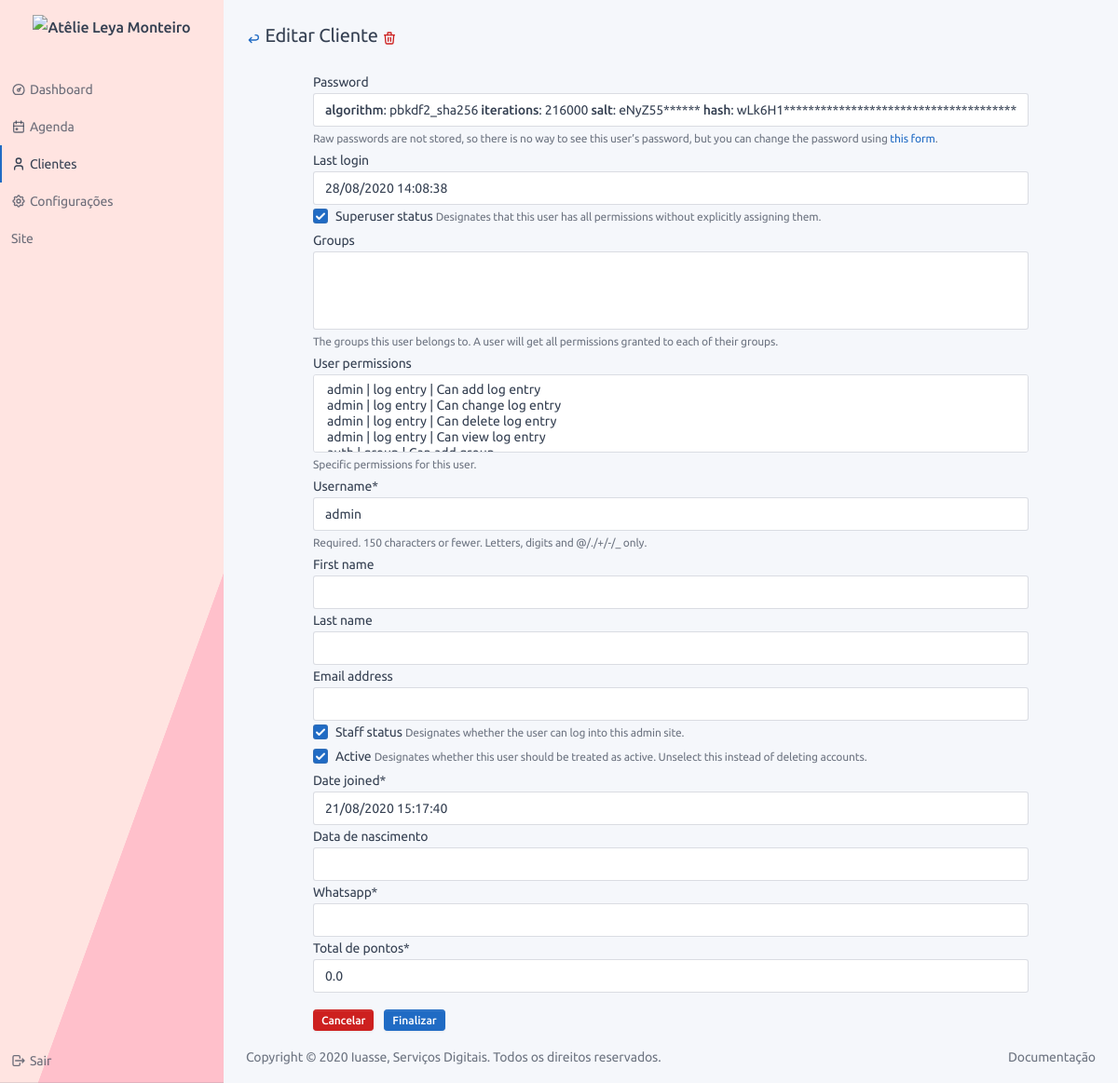
The app's page /user/1/edit/ (signed in), older data.
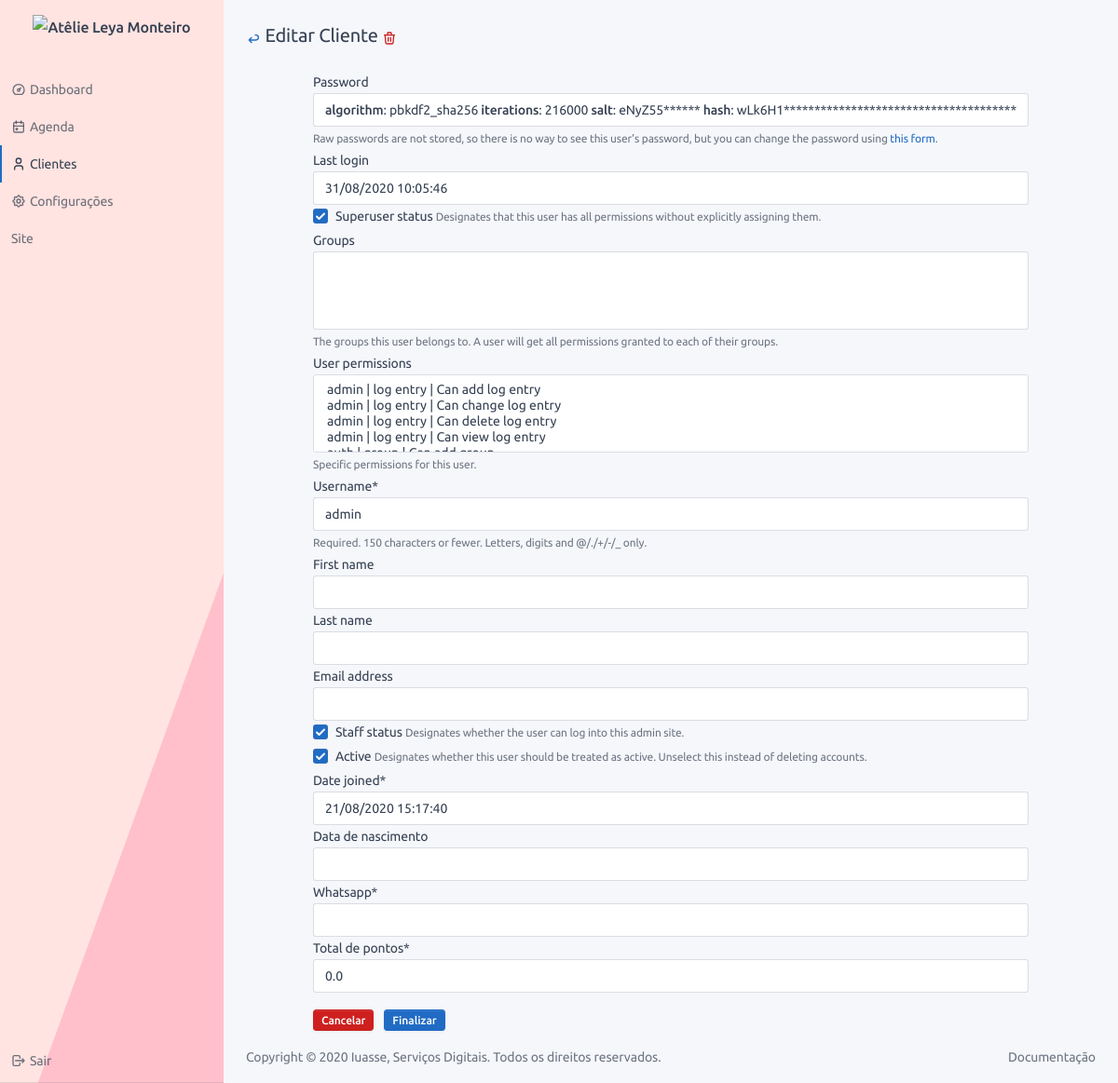
The same page, newer data.
### users/models.py (models this page shows, shortened)
class CustomUser(AbstractUser):
    birth_day = models.DateField('data de nascimento', blank=True, null=True)
    whatsapp = models.CharField('whatsapp', max_length=16)
    total_of_points = models.FloatField(default=0, verbose_name='Total de pontos')
    def get_absolute_url(self):
        return reverse('users:customuser:profile', kwargs={'pk': self.pk})

### users/views.py (the view)
# urls.py: path('<int:pk>/edit/', CustomUserEdit.as_view(), name='edit'),
class CustomUserEdit(LoginRequiredMixin, PermissionRequiredMixin, UpdateView):
    model = CustomUser
    form_class = CustomUserChangeForm
    template_name = 'user/form.html'
    permission_required = 'users.edit_customuser'
    title = TITLE_EDIT_USER
    subtitle = SUBTITLE_USER
    def get_delete_url(self):
        return reverse_lazy('users:customuser:delete', kwargs={'pk': self.object.pk})

### users/forms.py
class CustomUserChangeForm(UserChangeForm):
    class Meta:
        model = CustomUser
        fields = UserChangeForm.Meta.fields

### frontend/templates/user/form.html (shortened to what this page needs)
{% extends 'base.html' %}
{% load static %}
{% load crispy_forms_tags %}
{% block content %}
<div class="container-fluid">
    <div class="page-header">
        <div class="row align-items-center">
            <div class="col-auto">
                <h2 class="page-title">
                    <a href="{% if object %} {{object.get_absolute_url}} {% else %} {{view.get_back_url}} {% endif %}"
                       data-toggle="tooltip" title="{{TOOLTIP_BACK}}">
                        <span class="text-primary">{{ICON_ARROW_BACK|safe}}</span>
                    </a>
                    {{view.title}}
                    {% if object %}
                    <a data-toggle="tooltip" href="{{ view.get_delete_url }}" title="{{TOOLTIP_DEL}}">
                        <span class="text-danger">{{ICON_DELETE|safe}}</span>
                    </a>
                    {% endif %}
                </h2>
            </div>
        </div>
    </div>
    <form method="post">
        <div class="row align-items-center">
            <div class="col-auto ml-auto mr-auto">
                {% for field in form %}
                {{ field|as_crispy_field }}
                {% endfor %}
                <div class="form-row">
                    <div class="pull-right mt-3">
                        <a class="btn btn-danger btn-sm mr-2"
                           href="{% if object %} {{object.get_absolute_url}} {% else %} {{view.get_back_url}} {% endif %}"
                           type="button">
                            Cancelar
                        </a>
                        <button class="btn btn-primary btn-sm" type="submit">Finalizar</button>
                    </div>
                </div>
            </div>
        </div>
    </form>
</div>
{% endblock %}

Row changes from the older to the newer data that the page shows:
changed CustomUser "admin": last_login "28/08/2020 14:08:38" → "31/08/2020 10:05:46"
